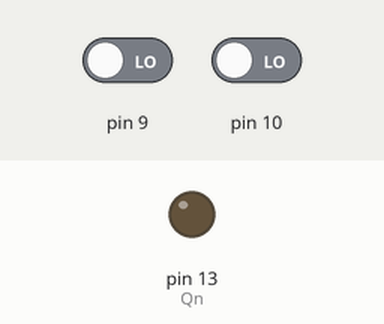
Recording of a sketch running on a simulated Arduino Uno, built with avr-gcc and run on an emulated ATmega328P. On the bench: output pins drawn as LEDs (lit = HIGH). Inputs (shaded band) come from the test bench; at power-on: pin 9 LOW, pin 10 LOW.

Above: at 1.2 s.
1.3 s: pin 9 driven HIGH
At 2.5 s:
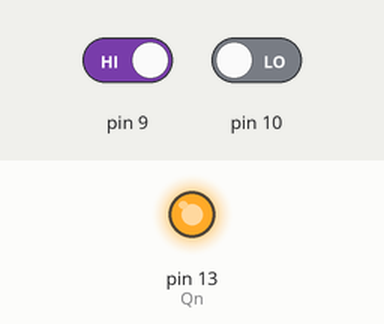
2.8 s: pin 10 driven HIGH
At 3.9 s:
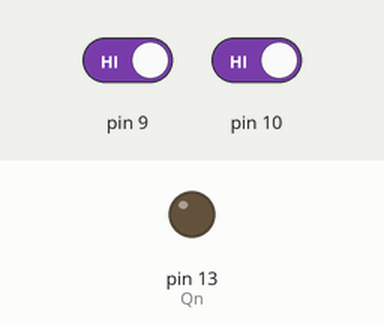
4.3 s: pin 10 driven LOW
At 5.0 s:
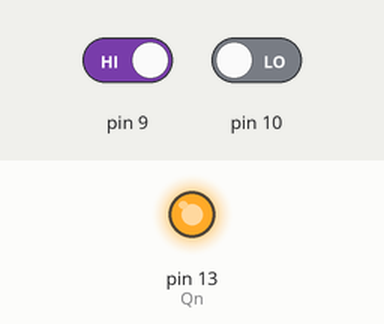
Timing chart, 0 to 7.3 s (numbered marks = the images above; inputs shaded):
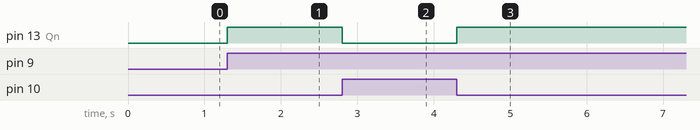

The sketch:

RSconresetprio.ino
```cpp
//Autor:Dario Jorge Iglesias
boolean Qn,S,R,Q;
void setup(){
 pinMode(9,INPUT);//S
 pinMode(10,INPUT);//R
 pinMode(13,OUTPUT);//Qn
 digitalWrite(13,LOW);}
void loop() {
  S=digitalRead(9);
  R=digitalRead(10);
  Q=digitalRead(13);
  Qn=!R&(S|Q);
  digitalWrite(13,Qn);}
```

Measured:
- after the input at 1.3 s, pin 13 (Qn): LOW → HIGH at once
- after the input at 2.8 s, pin 13 (Qn): HIGH → LOW at once
- after the input at 4.3 s, pin 13 (Qn): LOW → HIGH at once
